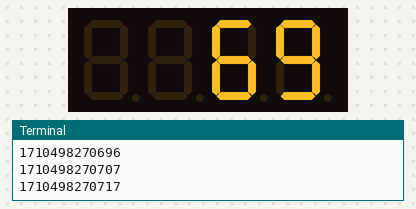
The program below on a simulated Raspberry Pi (BCM pin numbers). On the bench: 4-digit seven-segment display, the last lines printed to the terminal. The segment pins are drawn as the display they are named for; the clock reads 2024-03-15 10:24:30 at power-on unless the program sets it. At 10.4 s the program stops and its outputs stay as they are.

Above: at 0.72 s.
At 2.1 s:
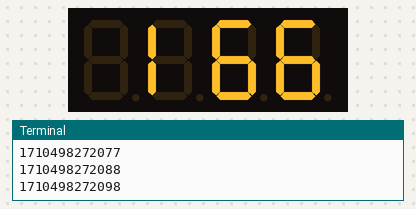
At 2.7 s:
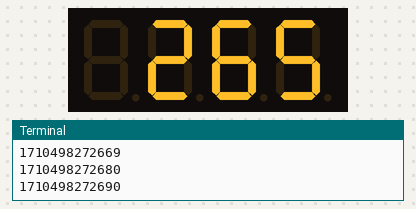
At 4.8 s:
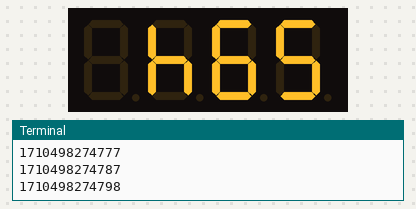
At 7.8 s:
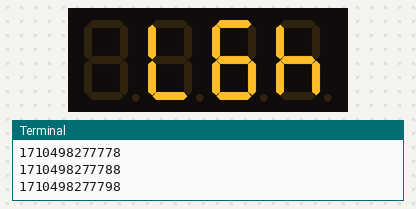
At 10.4 s:
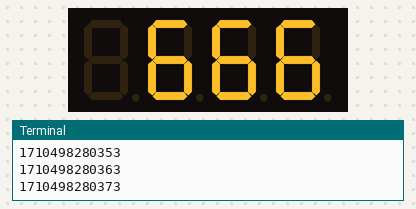

The program:

display_control.py
```python
# -*- coding: utf-8 -*-

from __future__ import division

#Import library
import RPi.GPIO as G
from time import sleep, time

#BCM - numbers of Gs
G.setmode(G.BCM)

G.setwarnings(False)

#set refresh rate
refresh_rate = 400 # in Hz

#Actual numbers of diplay pins, [a,b,c,d,e,f,g]
display_pins = [2,3,17,27,22,10,4]

#MUX pins, 9 - first digit, 11 - second digit
mux_pins = [11,9,23,24]

#Set dislay pins to output
for display_pin in display_pins:
	G.setup(display_pin, G.OUT)

for mux_pin in mux_pins:
	G.setup(mux_pin, G.OUT)

#Define states of pins
# zero = 		[1,1,1,1,1,1,0]
# one = 		[0,1,1,0,0,0,0]
# two = 		[1,1,0,1,1,0,1]
# three = 	[1,1,1,1,0,0,1]
# four = 		[0,1,1,0,0,1,1]
# five = 		[1,0,1,1,0,1,1]
# six = 		[1,0,1,1,1,1,1]
# seven = 	[1,1,1,0,0,0,0]
# eight = 	[1,1,1,1,1,1,1]
# nine = 		[1,1,1,1,0,1,1]

zero = 		[1,1,1,1,1,1,0]
one = 		[0,0,0,0,1,1,0]
two = 		[1,1,0,1,1,0,1]
three = 	[1,0,0,1,1,1,1]
four = 		[0,0,1,0,1,1,1]
five = 		[1,0,1,1,0,1,1]
six = 		[1,1,1,1,0,1,1]
seven = 	[0,0,0,1,1,1,0]
eight = 	[1,1,1,1,1,1,1]
nine = 		[1,0,1,1,1,1,1]

empty_char =[0,0,0,0,0,0,0]
minus =		[0,0,0,0,0,0,1]

#Match values with numbers
values = {
		"0" : zero,
		"1" : one,
		"2" : two,
		"3" : three,
		"4" : four,
		"5" : five,
		"6" : six,
		"7" : seven,
		"8" : eight,
		"9" : nine,
		"-" : minus,
		" " : empty_char
	}


# def my_callback(channel):
# 	print "mínus jeden rok"
# 	hack = 2015 + 1
# 	show_four_chars(hack)

# def my_callback3(channel):
# 	print "standart"
# 	hack = 2015
# 	show_four_chars(hack)

# def my_callback2(channel):
# 	print "plus jeden rok"
# 	hack = 2015 - 1
# 	show_four_chars(hack)

# G.setup(25, G.IN, pull_up_down=G.PUD_DOWN)
# G.setup(7, G.IN, pull_up_down=G.PUD_DOWN)
# G.setup(8, G.IN, pull_up_down=G.PUD_DOWN)

# G.add_event_detect(25, G.RISING, callback=my_callback, bouncetime=200)
# G.add_event_detect(7, G.RISING, callback=my_callback2, bouncetime=200)
# G.add_event_detect(8, G.RISING, callback=my_callback3, bouncetime=200)

#main function
def show_four_chars(inp, polarity = "anode"):

	#parse input
	chars = list(str(inp))

	if len(chars) < 4:
		diff = 4 - len(chars)
		chars[:0] = " " * diff

	#show char
	def show_digit(digit):

		for pin, level in zip(display_pins, values[digit]):
			G.output(pin, not level)

		if polarity == "catode":
			for pin, level in zip(display_pins, values[digit]):
					G.output(pin, level)

	#multiplexing part
	try:

		current_time_of_the_time_when_the_loop_was_created = int(time() * 1000)

		while True:

			if (current_time_of_the_time_when_the_loop_was_created + 1) < int(time() * 1000):
				break
			else:
				print current_time_of_the_time_when_the_loop_was_created

			G11 = [True, False, False, False]
			G9  = [False, True, False, False]
			G23 = [False, False, False, True]
			G24 = [False, False, True, False]

			for i in range(4):
				G.output(11, G11[i])
				G.output(23,  G23[i])
				G.output(9, G9[i])
				G.output(24, G24[i])

				show_digit(chars[i])
				sleep(1/refresh_rate)

	except KeyboardInterrupt:
		print("Konec!")
		G.cleanup()


for i in range(1000):
	show_four_chars(i)
```
